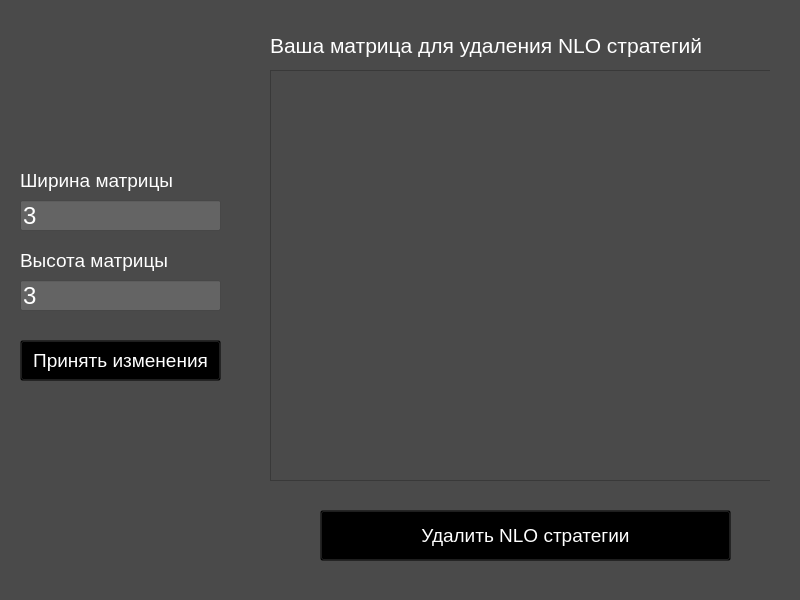
<?xml version="1.0" encoding="UTF-8"?>
<ui version="4.0">
 <class>NLO</class>
 <widget class="QMainWindow" name="NLO">
  <property name="geometry">
   <rect>
    <x>0</x>
    <y>0</y>
    <width>800</width>
    <height>600</height>
   </rect>
  </property>
  <property name="windowTitle">
   <string>MainWindow</string>
  </property>
  <property name="styleSheet">
   <string notr="true">background-color: rgb(74, 74, 74);</string>
  </property>
  <widget class="QWidget" name="centralwidget">
   <widget class="QLineEdit" name="line_heigth">
    <property name="geometry">
     <rect>
      <x>20</x>
      <y>280</y>
      <width>201</width>
      <height>31</height>
     </rect>
    </property>
    <property name="font">
     <font>
      <pointsize>18</pointsize>
     </font>
    </property>
    <property name="styleSheet">
     <string notr="true">background-color: rgb(100, 100, 100);
color: rgb(255, 255, 255);
border-color: rgb(0, 0, 0);</string>
    </property>
    <property name="text">
     <string>3</string>
    </property>
   </widget>
   <widget class="QLabel" name="label_matrix">
    <property name="geometry">
     <rect>
      <x>270</x>
      <y>20</y>
      <width>501</width>
      <height>51</height>
     </rect>
    </property>
    <property name="font">
     <font>
      <pointsize>16</pointsize>
     </font>
    </property>
    <property name="styleSheet">
     <string notr="true">border-color: transparent;
color: rgb(255, 255, 255);</string>
    </property>
    <property name="text">
     <string>Ваша матрица для удаления NLO стратегий</string>
    </property>
   </widget>
   <widget class="QLineEdit" name="line_width">
    <property name="geometry">
     <rect>
      <x>20</x>
      <y>200</y>
      <width>201</width>
      <height>31</height>
     </rect>
    </property>
    <property name="font">
     <font>
      <pointsize>18</pointsize>
     </font>
    </property>
    <property name="styleSheet">
     <string notr="true">background-color: rgb(100, 100, 100);
color: rgb(255, 255, 255);
border-color: rgb(0, 0, 0);</string>
    </property>
    <property name="text">
     <string>3</string>
    </property>
   </widget>
   <widget class="QLabel" name="label_heigth">
    <property name="geometry">
     <rect>
      <x>20</x>
      <y>240</y>
      <width>171</width>
      <height>41</height>
     </rect>
    </property>
    <property name="font">
     <font>
      <pointsize>14</pointsize>
     </font>
    </property>
    <property name="styleSheet">
     <string notr="true">background-color: transparent;
color: rgb(255, 255, 255);</string>
    </property>
    <property name="text">
     <string>Высота матрицы</string>
    </property>
   </widget>
   <widget class="QLabel" name="label_width">
    <property name="geometry">
     <rect>
      <x>20</x>
      <y>160</y>
      <width>171</width>
      <height>41</height>
     </rect>
    </property>
    <property name="font">
     <font>
      <pointsize>14</pointsize>
     </font>
    </property>
    <property name="focusPolicy">
     <enum>Qt::FocusPolicy::NoFocus</enum>
    </property>
    <property name="styleSheet">
     <string notr="true">background-color: transparent;
color: rgb(255, 255, 255);</string>
    </property>
    <property name="text">
     <string>Ширина матрицы</string>
    </property>
   </widget>
   <widget class="QPushButton" name="ButtonTable">
    <property name="geometry">
     <rect>
      <x>20</x>
      <y>340</y>
      <width>201</width>
      <height>41</height>
     </rect>
    </property>
    <property name="font">
     <font>
      <pointsize>14</pointsize>
     </font>
    </property>
    <property name="styleSheet">
     <string notr="true">background-color: transparent;
color: rgb(255, 255, 255);
border-color: rgb(0, 0, 0);</string>
    </property>
    <property name="text">
     <string>Принять изменения</string>
    </property>
   </widget>
   <widget class="QWidget" name="widget" native="true">
    <property name="geometry">
     <rect>
      <x>270</x>
      <y>70</y>
      <width>500</width>
      <height>500</height>
     </rect>
    </property>
    <property name="styleSheet">
     <string notr="true">border-color: transparent;</string>
    </property>
    <widget class="QPushButton" name="ButtonStrategy">
     <property name="geometry">
      <rect>
       <x>50</x>
       <y>440</y>
       <width>411</width>
       <height>51</height>
      </rect>
     </property>
     <property name="font">
      <font>
       <pointsize>14</pointsize>
      </font>
     </property>
     <property name="styleSheet">
      <string notr="true">background-color: transparent;
color: rgb(255, 255, 255);</string>
     </property>
     <property name="text">
      <string>Удалить NLO стратегии</string>
     </property>
    </widget>
    <widget class="QTableWidget" name="tableNLO">
     <property name="geometry">
      <rect>
       <x>0</x>
       <y>0</y>
       <width>501</width>
       <height>411</height>
      </rect>
     </property>
     <property name="font">
      <font>
       <pointsize>16</pointsize>
       <bold>true</bold>
       <hintingpreference>PreferDefaultHinting</hintingpreference>
      </font>
     </property>
     <property name="toolTip">
      <string>&lt;html&gt;&lt;head/&gt;&lt;body&gt;&lt;p align=&quot;center&quot;&gt;&lt;br/&gt;&lt;/p&gt;&lt;/body&gt;&lt;/html&gt;</string>
     </property>
     <property name="whatsThis">
      <string>&lt;html&gt;&lt;head/&gt;&lt;body&gt;&lt;p align=&quot;center&quot;&gt;&lt;br/&gt;&lt;/p&gt;&lt;/body&gt;&lt;/html&gt;</string>
     </property>
     <property name="styleSheet">
      <string notr="true">border-color: rgb(255, 255, 255);
gridline-color: rgb(255, 255, 255);
color: rgb(255, 255, 255);</string>
     </property>
     <attribute name="horizontalHeaderDefaultSectionSize">
      <number>75</number>
     </attribute>
     <attribute name="verticalHeaderDefaultSectionSize">
      <number>75</number>
     </attribute>
    </widget>
   </widget>
  </widget>
 </widget>
 <resources/>
 <connections/>
</ui>
